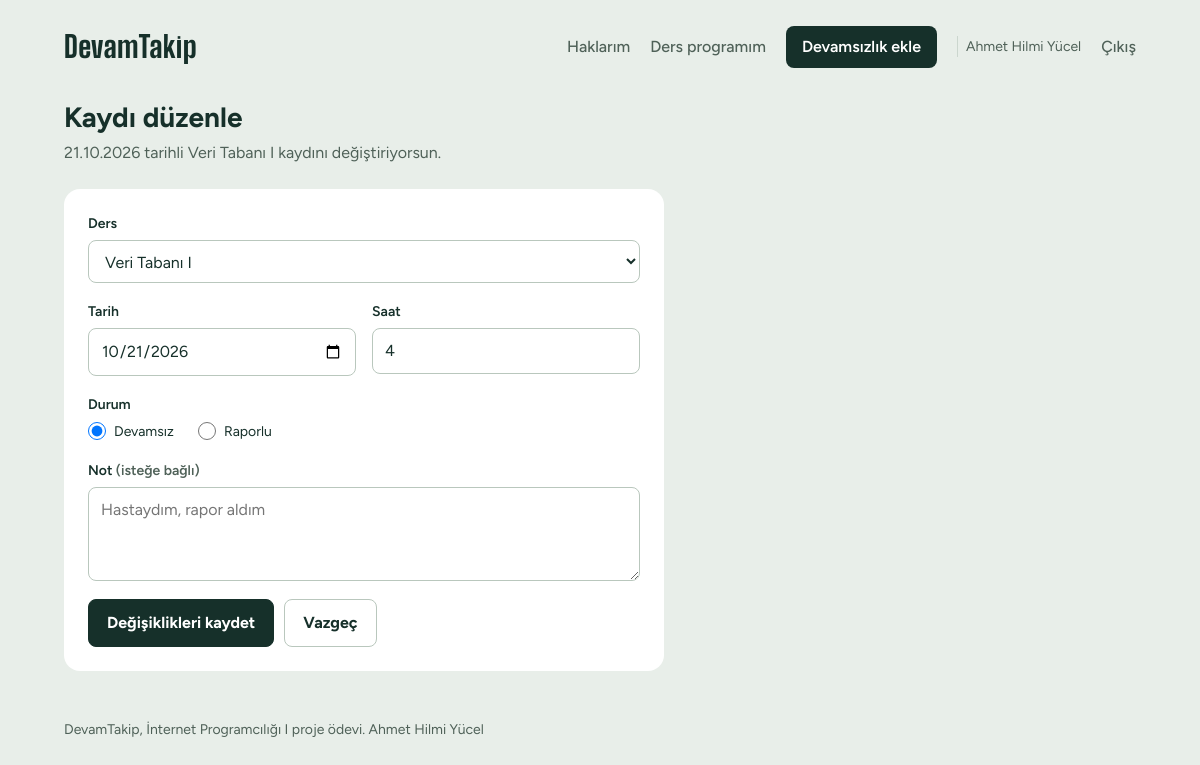
The app's page /duzenle.php?id=5 (signed in) with its own data.
### tables this page shows
CREATE TABLE kayitlar (
    id             INT UNSIGNED NOT NULL AUTO_INCREMENT,
    kullanici_id   INT UNSIGNED NOT NULL,
    ders           VARCHAR(100) NOT NULL,
    tarih          DATE NOT NULL,
    saat           TINYINT UNSIGNED NOT NULL,
    durum          ENUM('Devamsız', 'Raporlu') NOT NULL DEFAULT 'Devamsız',
    aciklama       VARCHAR(150) NOT NULL DEFAULT '',
    olusturma      DATETIME NOT NULL DEFAULT CURRENT_TIMESTAMP,
    guncelleme     DATETIME NULL DEFAULT NULL ON UPDATE CURRENT_TIMESTAMP,
    PRIMARY KEY (id),
    UNIQUE KEY tek_kayit (kullanici_id, ders, tarih),        
    KEY kullanici_tarih (kullanici_id, tarih),
    CONSTRAINT saat_araligi CHECK (saat BETWEEN 1 AND 8),
    CONSTRAINT fk_kayit_kullanici FOREIGN KEY (kullanici_id)
        REFERENCES kullanicilar (id) ON DELETE CASCADE
);

CREATE TABLE kullanicilar (
    id             INT UNSIGNED NOT NULL AUTO_INCREMENT,
    ad_soyad       VARCHAR(100) NOT NULL,
    kullanici_adi  VARCHAR(30)  NOT NULL,
    parola_hash    VARCHAR(255) NOT NULL,
    bolum          VARCHAR(100) NOT NULL DEFAULT 'Bilgisayar Programcılığı',
    olusturma      DATETIME NOT NULL DEFAULT CURRENT_TIMESTAMP,
    PRIMARY KEY (id),
    UNIQUE KEY kullanici_adi_tek (kullanici_adi)
);

### oturum.php (called while the page is built, shortened)
<?php
function aktifKullaniciId(): int
{
    return (int)($_SESSION['kullanici_id'] ?? 0);
}
function girisGerekli(): int
{
    $id = aktifKullaniciId();
    return $id;
}

### functions.php (called while the page is built, shortened)
<?php
function kullaniciProgrami(PDO $pdo, int $kullaniciId): array
{
    $sorgu = $pdo->prepare('SELECT bolum FROM kullanicilar WHERE id = :id');
    $sorgu->execute(['id' => $kullaniciId]);
    $bolum = (string)$sorgu->fetchColumn();
    $sorgu = $pdo->prepare(
        'SELECT ders_kodu, ders_adi, derslik, gunler FROM kullanici_dersleri
         WHERE kullanici_id = :id ORDER BY ders_kodu'
    );
    $sorgu->execute(['id' => $kullaniciId]);
    $dersler = [];
    foreach ($sorgu->fetchAll() as $satir) {
        $dersler[] = [
            'kod'     => $satir['ders_kodu'],
            'ad'      => $satir['ders_adi'],
            'derslik' => $satir['derslik'],
            'gunler'  => json_decode($satir['gunler'], true) ?: [],
        ];
    }
    return ['bolum' => $bolum !== '' ? $bolum : VARSAYILAN_BOLUM, 'dersler' => $dersler];
}
function dersAdlari(array $program): array
{
    $adlar = [];
    foreach ($program['dersler'] as $ders) {
        $adlar[] = $ders['ad'];
    }
    return $adlar;
}
function guvenli(string $metin): string
{
    return htmlspecialchars($metin, ENT_QUOTES, 'UTF-8');
}
function tarihYaz(string $tarih): string
{
    return date('d.m.Y', strtotime($tarih));
}
function kayitGetir(PDO $pdo, int $id, int $kullaniciId): ?array
{
    $sorgu = $pdo->prepare(
        'SELECT id, ders, tarih, saat, durum, aciklama FROM kayitlar
         WHERE id = :id AND kullanici_id = :kullanici_id'
    );
    $sorgu->execute(['id' => $id, 'kullanici_id' => $kullaniciId]);
    $kayit = $sorgu->fetch();
    return $kayit === false ? null : $kayit;
}

### kayit_form.php (the view, shortened to what this page needs)
<form method="post" action="<?= guvenli($formAction) ?>" class="panel form" novalidate>
    <div class="alan <?= isset($hatalar['ders']) ? 'hatali' : '' ?>">
        <label for="ders">Ders</label>
        <select id="ders" name="ders">
            <?php foreach ($dersSecenekleri as $secenek): ?>
                <option value="<?= guvenli($secenek) ?>" <?= $secenek === $veri['ders'] ? 'selected' : '' ?>><?= guvenli($secenek) ?></option>
            <?php endforeach; ?>
        </select>
    </div>
    <div class="alan-grup">
        <div class="alan <?= isset($hatalar['tarih']) ? 'hatali' : '' ?>">
            <label for="tarih">Tarih</label>
            <input type="date" id="tarih" name="tarih" value="<?= guvenli($veri['tarih']) ?>">
        </div>
        <div class="alan <?= isset($hatalar['saat']) ? 'hatali' : '' ?>">
            <label for="saat">Saat</label>
            <input type="number" id="saat" name="saat" min="1" max="8" value="<?= guvenli((string)$veri['saat']) ?>" placeholder="4">
        </div>
    </div>
    <fieldset class="alan <?= isset($hatalar['durum']) ? 'hatali' : '' ?>">
        <legend>Durum</legend>
        <div class="radyolar">
            <?php foreach (DURUMLAR as $secenek): ?>
                <label class="radyo">
                    <input type="radio" name="durum" value="<?= guvenli($secenek) ?>" <?= $secenek === $veri['durum'] ? 'checked' : '' ?>>
                    <?= guvenli($secenek) ?>
                </label>
            <?php endforeach; ?>
        </div>
    </fieldset>
    <div class="alan <?= isset($hatalar['aciklama']) ? 'hatali' : '' ?>">
        <label for="aciklama">Not <span class="soluk">(isteğe bağlı)</span></label>
        <textarea id="aciklama" name="aciklama" rows="3" placeholder="Hastaydım, rapor aldım"><?= guvenli($veri['aciklama']) ?></textarea>
    </div>
    <div class="butonlar">
        <button type="submit" class="buton"><?= guvenli($butonYazisi) ?></button>
        <a href="index.php" class="buton ikincil">Vazgeç</a>
    </div>
</form>

### duzenle.php (shortened to what this page needs)
<?php
require 'oturum.php';
require 'db.php';
require 'functions.php';
$kullaniciId = girisGerekli();
$pdo = baglanti();
$kayitId = (int)($_SERVER['REQUEST_METHOD'] === 'POST' ? ($_POST['id'] ?? 0) : ($_GET['id'] ?? 0));
$kayit   = kayitGetir($pdo, $kayitId, $kullaniciId);
$dersSecenekleri = dersAdlari(kullaniciProgrami($pdo, $kullaniciId));
$hatalar = [];
$veri    = $kayit;
$formAction  = 'duzenle.php';
$butonYazisi = 'Değişiklikleri kaydet';
include 'header.php';
?>
<div class="form-sayfa">
    <h1>Kaydı düzenle</h1>
    <p class="soluk"><?= tarihYaz($kayit['tarih']) ?> tarihli <?= guvenli($kayit['ders']) ?> kaydını değiştiriyorsun.</p>
    <?php include 'kayit_form.php'; ?>
</div>
<?php include 'footer.php'; ?>

### assets/style.css (style rules this page uses)
:root { --zemin: #E8EEE9; --panel: #FFFFFF; --yazi: #16302A; --soluk: #4F6158; --cizgi: #CBD6CE; --iz: #D3DDD6; --kirmizi: #B93A12; --sari: #8A5A00; --mavi: #2C5D8A; --rakam: "Big Shoulders Display", "Arial Narrow", sans-serif; }
* { box-sizing: border-box; }
body { margin: 0; font-family: "Figtree", "Segoe UI", system-ui, sans-serif; font-size: 16px; line-height: 1.5; background: var(--zemin); color: var(--yazi); }
a { color: var(--yazi); }
h1, h2, h3 { margin: 0; line-height: 1.2; }
h1 { font-size: 28px; }
.soluk { color: var(--soluk); }
.panel { background: var(--panel); border-radius: 16px; padding: 24px; }
.buton { display: inline-block; font: inherit; font-weight: 700; padding: 11px 18px; border-radius: 8px; border: 1px solid var(--yazi); background: var(--yazi); color: #FFFFFF; text-decoration: none; cursor: pointer; }
.buton.ikincil { background: var(--panel); color: var(--yazi); border-color: #B9C7BD; }
input, select, textarea { font: inherit; color: var(--yazi); padding: 10px 12px; border: 1px solid #B9C7BD; border-radius: 8px; background: var(--panel); }
.form-sayfa { max-width: 600px; }
.form-sayfa > .soluk { margin: 6px 0 24px; }
.form { display: flex; flex-direction: column; gap: 18px; }
.alan { display: flex; flex-direction: column; gap: 6px; border: none; margin: 0; padding: 0; min-width: 0; }
.alan label, .alan legend { font-size: 14px; font-weight: 600; padding: 0; }
.alan-grup { display: grid; grid-template-columns: repeat(2, minmax(0, 1fr)); gap: 16px; }
.radyolar { display: flex; gap: 24px; margin-top: 6px; }
.radyo { display: flex; align-items: center; gap: 8px; font-weight: 400 !important; cursor: pointer; }
.radyo input { width: 18px; height: 18px; margin: 0; }
.butonlar { display: flex; gap: 10px; flex-wrap: wrap; }

### records on screen
kayitlar: tarih "21.10.2026", ders "Veri Tabanı I", tarih "10/21/2026", saat "4", durum "☑ Devamsız", durum "Devamsız", durum "☐ Raporlu"
kullanicilar: ders "Veri Tabanı I"

### other values on screen
guvenli($_SESSION['ad_soyad'] ?? '') "Ahmet Hilmi Yücel"
guvenli($secenek) "Raporlu"
guvenli($butonYazisi) "Değişiklikleri kaydet"
